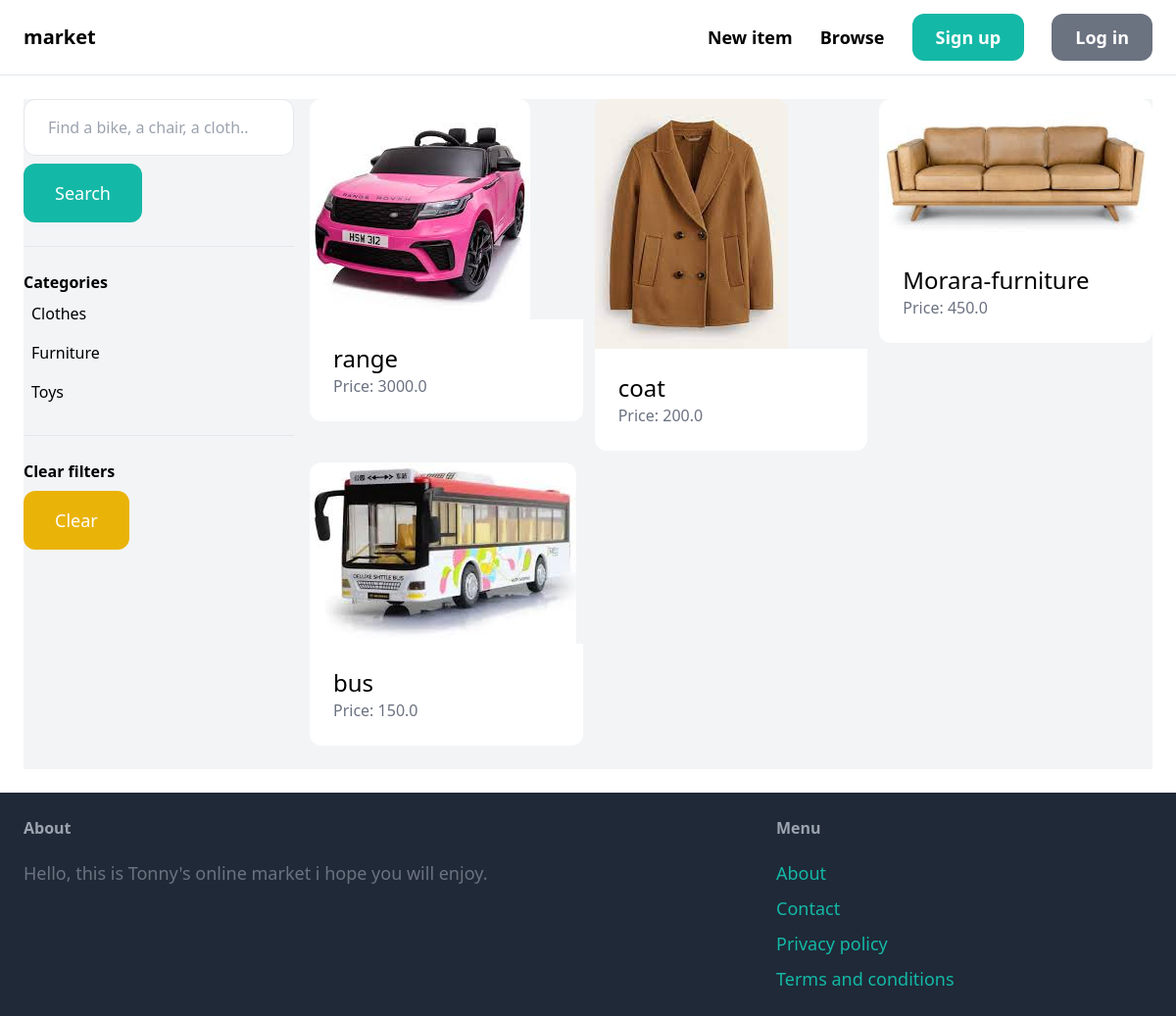
The app's page /items/, older data.
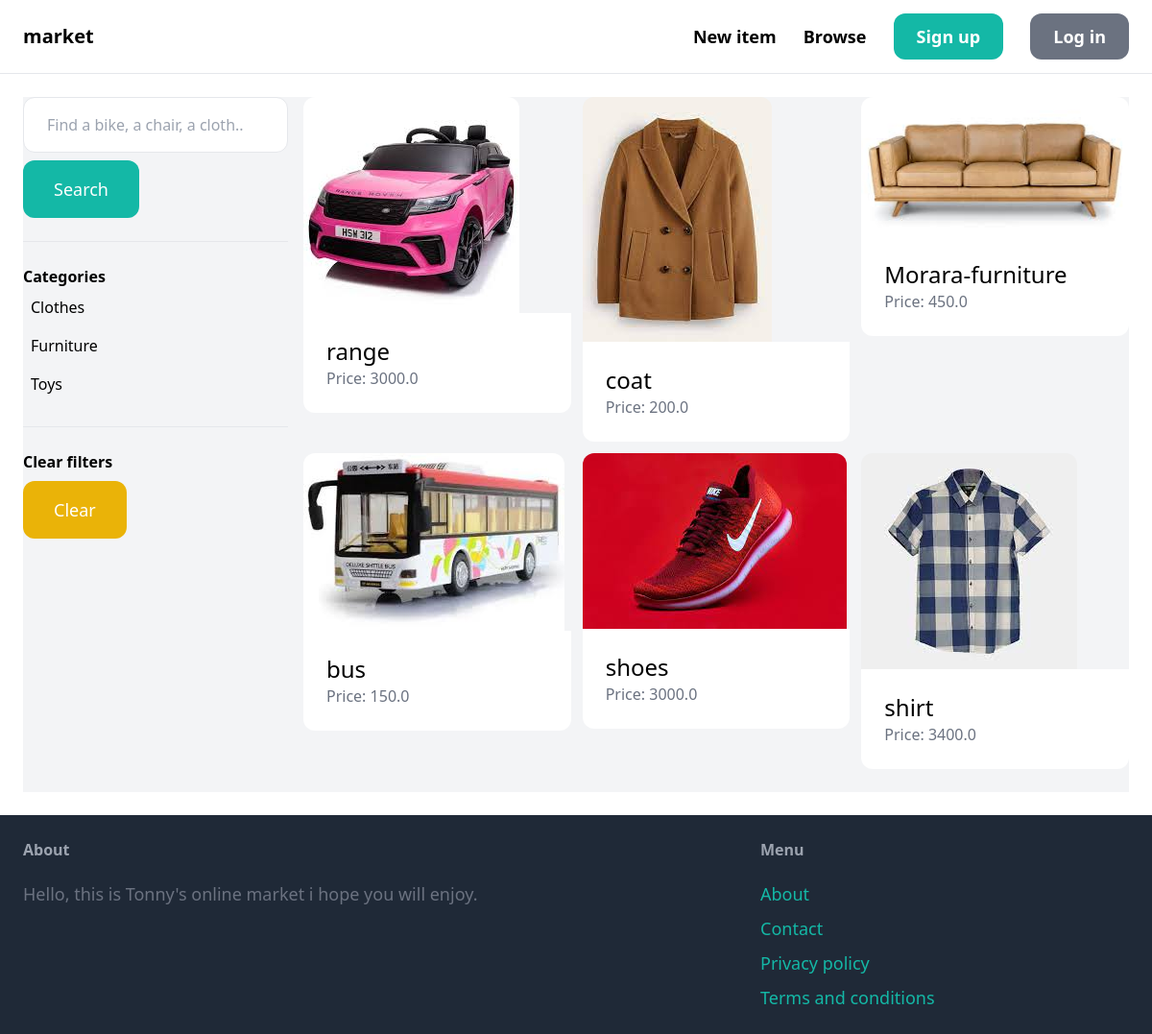
The same page, newer data.
### item/models.py (models this page shows, shortened)
class Category(models.Model):
    name = models.CharField(max_length=255)
    class Meta:
        ordering = ('name',)
        verbose_name_plural = 'Categories'

class Item(models.Model):
    category = models.ForeignKey(Category, related_name='items', on_delete=models.CASCADE)
    name = models.CharField(max_length=255)
    description = models.TextField(blank=True, null=True)
    price = models.FloatField()
    image = models.ImageField(upload_to='items_images', blank=True, null=True)
    is_sold = models.BooleanField(default=False)
    created_by = models.ForeignKey(User, related_name='items', on_delete=models.CASCADE)
    created_at = models.DateTimeField(auto_now_add=True)

### item/views.py (the view)
# urls.py: path('', views.items, name='items'),
def items(request):
    query = request.GET.get('query', '')
    categories = Category.objects.all()
    category_id =request.GET.get('category', 0)
    items = Item.objects.filter(is_sold=False)
    if category_id:
        items = items.filter(category_id=category_id)
    if query:
        items=items.filter(Q(name__icontains=query) | Q(description__icontains=query))
    return render(request, 'item/items.html', {
        'items': items,
        'query': query,
        'categories': categories,
        'category_id': int(category_id)
    })

### item/templates/item/items.html (shortened to what this page needs)
{% extends 'core/base.html' %}
{% block content %}
    <div class="pb-6 grid grid-cols-4 gap-4 bg-gray-100">
        <div class="col-span-1">
            <form method="get" action="{% url 'item:items' %}">
                <input name="query" class="w-full py-4 px-6 border rounded-xl" type="text" value="{{ query }}" placeholder="Find a bike, a chair, a cloth..">
                <button class="mt-2 py-4 px-8 text-lg bg-teal-500 text-white rounded-xl">Search</button>
            </form>
            <hr class="my-6">
            <p class="font-semibold">Categories</p>
            <ul>
                {% for category in categories %}
                    <li class="py-2 px-2 rounded-xl{% if category.id == category_id %} bg-gray-200{% endif %}">
                        <a href="{% url 'item:items' %}?query={{ query }}&category={{ category.id }}">{{ category.name }}</a>
                    </li>
                {% endfor %}
            </ul>
            <hr class="my-6">
            <p class="font-semibold">Clear filters</p>
            <ul>
                <li><a href="{% url 'item:items' %}" class="mt-2 py-4 px-8 inline-block bg-yellow-500 text-lg rounded-xl text-white">Clear</a>
        </div>
        <div class="col-span-3">
            <div class="grid grid-cols-3 gap-3">
                {% for item in items %}
                   <div>
                      <a href="{% url 'item:detail' item.id %}">
                         <div>
                            <img src="{{ item.image.url }}" class="rounded-t-xl">
                         </div>
                         <div class="p-6 bg-white rounded-b-xl">
                               <h2 class="text-2xl">{{ item.name }}</h2>
                               <p class="text-gray-500">Price: {{ item.price }}</p>
                         </div>
                      </a>
                   </div>
                {% endfor %}
          </div>
        </div>
    </div>
{% endblock %}

Row changes from the older to the newer data that the page shows:
added Item: image (picture), name "shoes", price "3000.0"
added Item: image (picture), name "shirt", price "3400.0"
